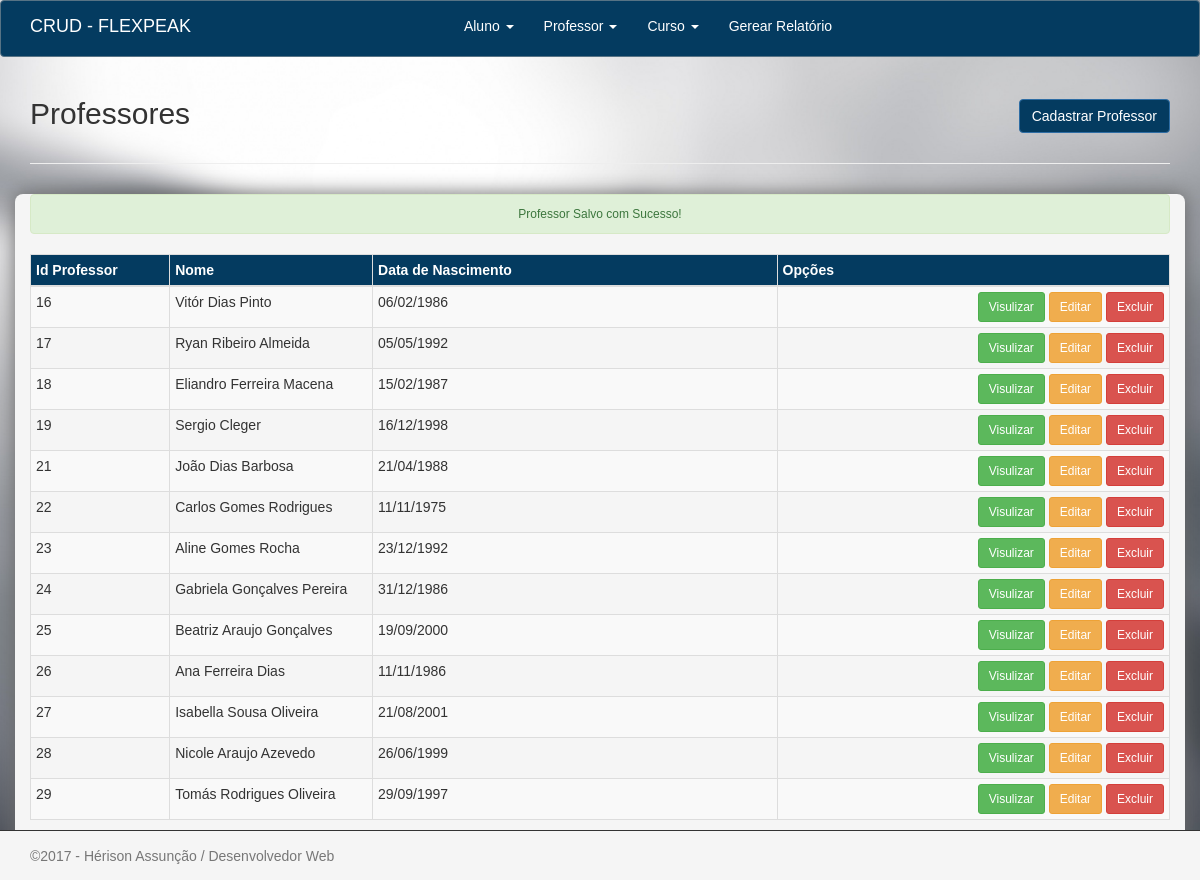
/index.php/professores/SalvarProfessor, run on the app's committed database.
### tables this page shows
CREATE TABLE `professores` (
  `id_professor` int(11) NOT NULL,
  `nome` varchar(150) NOT NULL,
  `data_nascimento` date NOT NULL,
  `data_criacao` timestamp NOT NULL DEFAULT CURRENT_TIMESTAMP
);

### application/controllers/Professores.php (called while the page is built, shortened)
<?php
class Professores extends CI_Controller{
    function SalvarProfessor(){
        $data = $this->input->post('data_nascimento');
        $nova_data=implode("-", array_reverse(explode("/", $data)));
        $professor = $this->input->post();
        $professor['data_nascimento']=$nova_data;
        $this->load->model("professores_model");
        if ($this->input->post('id_professor') !=NULL){
            $this->professores_model->atualizarProfessor($professor, $this->input->post('id_professor'));
        }else{
            $this->professores_model->inserir($professor);
        }
        $lista = $this->professores_model->buscaTodos();
        $dados = array("professores"=>$lista);
        $this->load->view('professores/gerenciar-professor', $dados);
    }
}
?>

### index.php (called while the page is built, shortened)
<?php
require_once BASEPATH.'core/CodeIgniter.php';

### application/models/Professores_model.php (called while the page is built, shortened)
<?php
class professores_model extends CI_Model{
    public function inserir($professor){
        $this->db->insert("professores",$professor);
    }
    public function buscaTodos(){
        return $this->db->get("professores")->result_array();
    }
}

### application/views/professores/gerenciar-professor.php (the view, shortened to what this page needs)
<div class="container bloco-titulo">
    <div class="row">
        <div class="col-xs-6">
            <h2 class="">Professores</h2>
        </div>
        <div class="col-xs-6 text-right h2">
            <a href="<?=base_url('professores/cadastro-professor')?>" class="btn btn-primary botao">Cadastrar Professor</a>
        </div>
    </div>
    <hr>
</div>
<div class="container bloco-estilo">
    <?php if ($this->session->flashdata('success') == TRUE): ?>
        <p class="alert alert-success"><?php echo $this->session->flashdata('success'); ?></p>
    <?php endif; ?>
    <table class="table table-hover table-striped table-bordered table-condensed tabled">
        <thead class="" >
        <tr class="bg-primary">
            <th width="1%">Id Professor</th>
            <th width="2%">Nome</th>
            <th width="5%">Data de Nascimento</th>
            <th width="5%">Opções</th>
        </tr>
        </thead>
        <tbody>
        <?php if ($professores) : ?>
            <?php foreach ($professores as $professor) : ?>
                <tr>
                    <td><?php echo $professor['id_professor']; ?></td>
                    <td><?php echo $professor['nome']; ?></td>
                    <td><?php echo date("d/m/Y", strtotime($professor['data_nascimento'])); ?></td>
                    <td class="actions text-right">
                        <a href="<?= base_url('professores/visualizarprofessor/'.$professor['id_professor'])?>" class="btn btn-sm btn-success"><i class=""></i> Visulizar</a>
                        <a href="<?=base_url('professores/editarprofessor/'.$professor['id_professor'])?>" class="btn btn-sm btn-warning"><i class=""></i> Editar</a>
                        <a href="<?=base_url('professores/excluirprofessor/'.$professor['id_professor'])?>" class="btn btn-sm btn-danger"><i class=""></i>Excluir</a>
                    </td>
                </tr>
            <?php endforeach; ?>
        <?php else : ?>
            <tr>
                <td colspan="6">Nenhum registro encontrado.</td>
            </tr>
        <?php endif; ?>
        </tbody>
    </table>

### assets/css/estilo.css (style rules this page uses)
html, body { height: 100%; background: url(../img/img1.jpg) no-repeat center #333; background-size: cover; }
html, * { margin: 0; padding: 0; }
body { font-family: 'calibri light', calibri, arial, sans-serif; }
.bloco-titulo { padding-top: px; padding-bottom: 0px; }
.bloco-estilo { margin-top: 10px; padding-bottom: 40px; background-color: whitesmoke; border-radius: 8px; box-shadow: 0px 0px 20px #666; }
.btn-primary { background-color: #043b60 !important; }
.bg-primary { background-color: #043b60 !important; }
.tabled { margin-top: 12px; }
.alert-success { width: 100%; font-size:12px; float:left; text-align:center; line-height:8px; }

### data on the page
professores: id_professor "16", nome "Vitór Dias Pinto", data_nascimento "06/02/1986"
professores: id_professor "17", nome "Ryan Ribeiro Almeida", data_nascimento "05/05/1992"
professores: id_professor "18", nome "Eliandro Ferreira Macena", data_nascimento "15/02/1987"
professores: id_professor "19", nome "Sergio Cleger", data_nascimento "16/12/1998"
professores: id_professor "21", nome "João Dias Barbosa", data_nascimento "21/04/1988"
professores: id_professor "22", nome "Carlos Gomes Rodrigues", data_nascimento "11/11/1975"
professores: id_professor "23", nome "Aline Gomes Rocha", data_nascimento "23/12/1992"
professores: id_professor "24", nome "Gabriela Gonçalves Pereira", data_nascimento "31/12/1986"
professores: id_professor "25", nome "Beatriz Araujo Gonçalves", data_nascimento "19/09/2000"
professores: id_professor "26", nome "Ana Ferreira Dias", data_nascimento "11/11/1986"
professores: id_professor "27", nome "Isabella Sousa Oliveira", data_nascimento "21/08/2001"
professores: id_professor "28", nome "Nicole Araujo Azevedo", data_nascimento "26/06/1999"
professores: id_professor "29", nome "Tomás Rodrigues Oliveira", data_nascimento "29/09/1997"

### other printed values
$this->session->flashdata('success') "Professor Salvo com Sucesso!"
